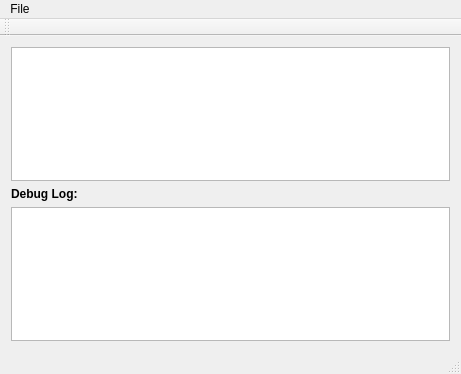
<?xml version="1.0" encoding="UTF-8"?>
<ui version="4.0">
 <class>MainWindow</class>
 <widget class="QMainWindow" name="MainWindow">
  <property name="geometry">
   <rect>
    <x>0</x>
    <y>0</y>
    <width>461</width>
    <height>374</height>
   </rect>
  </property>
  <property name="windowTitle">
   <string>MainWindow</string>
  </property>
  <widget class="QWidget" name="centralWidget">
   <layout class="QVBoxLayout" name="verticalLayout">
    <item>
     <widget class="MyTextEdit" name="plainTextEdit"/>
    </item>
    <item>
     <widget class="QLabel" name="debugLabel">
      <property name="font">
       <font>
        <weight>75</weight>
        <bold>true</bold>
       </font>
      </property>
      <property name="text">
       <string>Debug Log:</string>
      </property>
     </widget>
    </item>
    <item>
     <widget class="QTextEdit" name="debugLog"/>
    </item>
   </layout>
  </widget>
  <widget class="QMenuBar" name="menuBar">
   <property name="geometry">
    <rect>
     <x>0</x>
     <y>0</y>
     <width>461</width>
     <height>22</height>
    </rect>
   </property>
   <widget class="QMenu" name="menuFile">
    <property name="title">
     <string>File</string>
    </property>
    <addaction name="actionquit"/>
   </widget>
   <addaction name="menuFile"/>
  </widget>
  <widget class="QToolBar" name="mainToolBar">
   <attribute name="toolBarArea">
    <enum>TopToolBarArea</enum>
   </attribute>
   <attribute name="toolBarBreak">
    <bool>false</bool>
   </attribute>
  </widget>
  <widget class="QStatusBar" name="statusBar"/>
  <action name="actionquit">
   <property name="text">
    <string>Quit</string>
   </property>
   <property name="shortcut">
    <string>Ctrl+Q</string>
   </property>
  </action>
 </widget>
 <layoutdefault spacing="6" margin="11"/>
 <customwidgets>
  <customwidget>
   <class>MyTextEdit</class>
   <extends>QPlainTextEdit</extends>
   <header>mytextedit.h</header>
  </customwidget>
 </customwidgets>
 <resources/>
 <connections>
  <connection>
   <sender>actionquit</sender>
   <signal>triggered()</signal>
   <receiver>MainWindow</receiver>
   <slot>close()</slot>
   <hints>
    <hint type="sourcelabel">
     <x>-1</x>
     <y>-1</y>
    </hint>
    <hint type="destinationlabel">
     <x>199</x>
     <y>149</y>
    </hint>
   </hints>
  </connection>
 </connections>
</ui>
